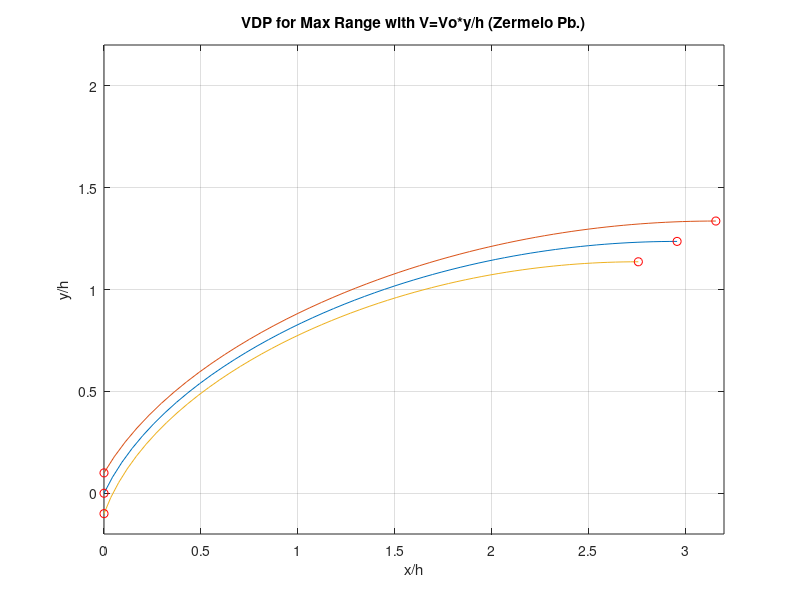

This chart was generated by the following MATLAB code:
% Script p2_3_2.m; VDP for max range w. V=Vo*y/h; plots from
% explicit analytical solution.                10/96, 6/24/02
%
tf=2; N=60; th0=atan(tf); th=th0*[1:-1/N:0]; figure(1); clf 
y0a=[0 .1 -.1]; for i=1:3, y0=y0a(i); ta=tan(th);
ta0=tan(th0); un=ones(1,N+1); se=un./cos(th); se0=1/cos(th0);
t=un*ta0-ta; y=un*(se0+y0)-se;
x=t*(y0+se0)+(log((se0+ta0)*un./(se+ta))+ta.*se-un*ta0*se0)/2;
%
figure(1); plot(x,y,x(N+1),y(N+1),'ro',0,y0,'ro'); 
axis([0 3.2 -.2 2.2]); xlabel('x/h'); ylabel('y/h'); hold on
end; hold off; grid
title('VDP for Max Range with V=Vo*y/h (Zermelo Pb.)')
	 


	
	
